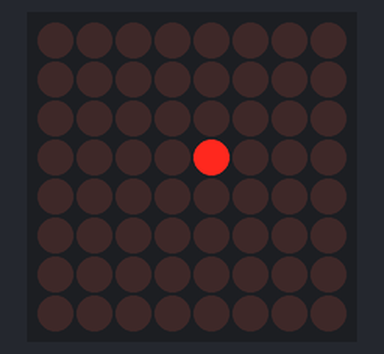
A sketch run on a simulated Arduino Uno, built with avr-gcc and run on an emulated ATmega328P. Shown: 8×8 LED matrix.

Above: at 0.1 s.
At 0.6 s:
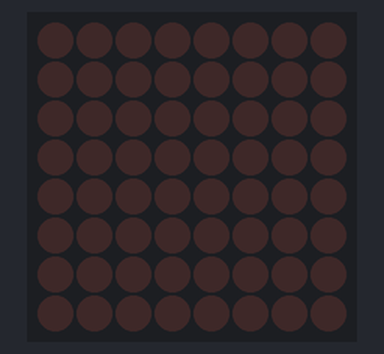

Measured:
- what the display in image 1 shows lasts 0.5 s, from 0.5 s to 1.0 s

The sketch:

step5_display_dot.ino
```cpp
#include <LedControl.h>

const int displaysCount = 1;
const int dataPin = 12;
const int clkPin = 10;
const int csPin = 11;
LedControl lc = LedControl(dataPin, clkPin, csPin, displaysCount);

void setup()
{
  lc.shutdown(0, false);
  lc.setIntensity(0, 16);
  lc.clearDisplay(0);
}

void loop() {
  lc.setLed(0, 3, 4, true);
  delay(500);
  lc.setLed(0, 3, 4, false);
  delay(500);
}
```
